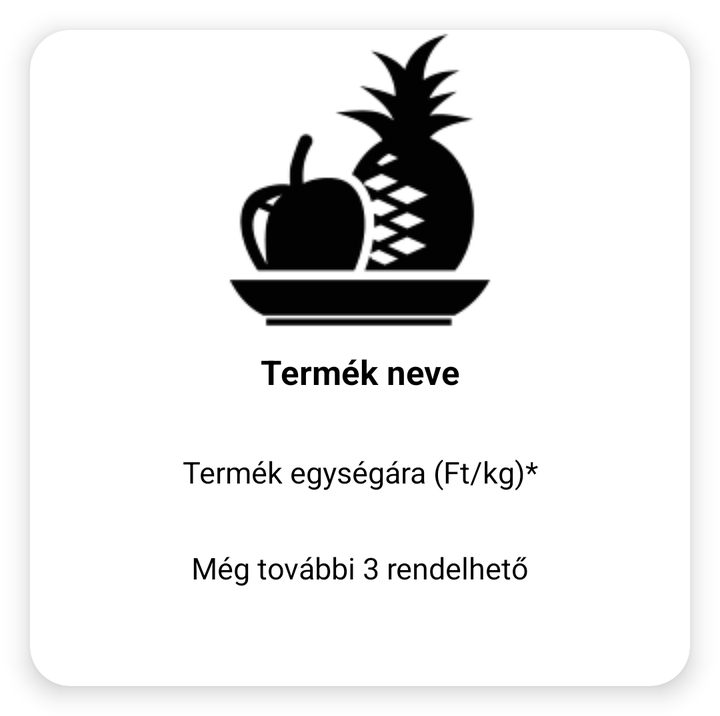
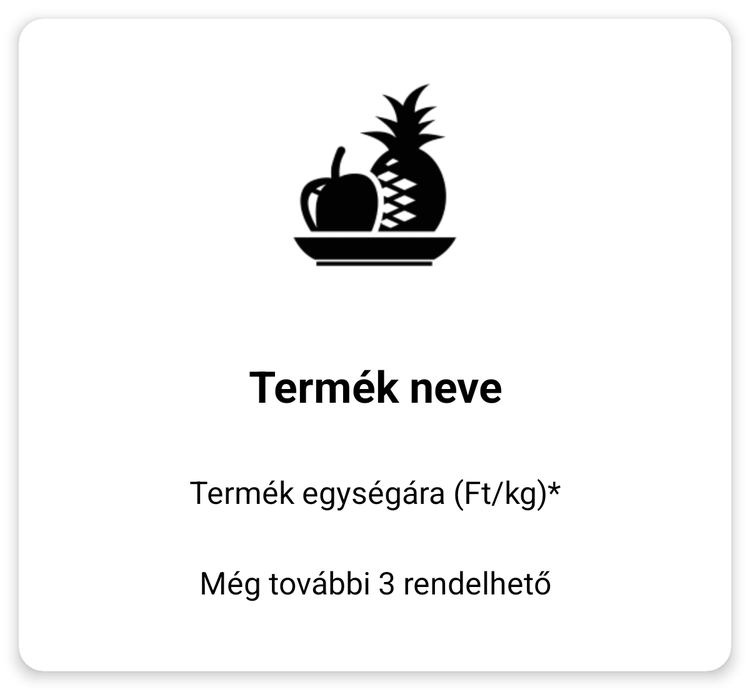

One screen, two layout resources from the same app: the default and the repository's alternative for another configuration. Each is rendered where Android would select it; the XML of both is given below.
<!-- AndroidManifest.xml: application theme Theme.Zoldseges -->
<!-- res/layout/product_display_for_costumers.xml -->
<?xml version="1.0" encoding="utf-8"?>
<LinearLayout xmlns:android="http://schemas.android.com/apk/res/android"
    xmlns:app="http://schemas.android.com/apk/res-auto"
    android:layout_width="match_parent"
    android:layout_height="wrap_content"
    android:orientation="horizontal">

    <androidx.cardview.widget.CardView
        android:id="@+id/termekCardVasarloknak"
        android:layout_width="match_parent"
        android:layout_height="wrap_content"
        android:layout_gravity="center"
        android:layout_margin="15dp"
        android:clickable="true"
        android:focusable="true"
        app:cardCornerRadius="20dp"
        app:cardElevation="7dp">

        <RelativeLayout
            android:id="@+id/progressTermekKepLayout"
            android:layout_width="150dp"
            android:layout_height="150dp"
            android:layout_gravity="top|center"
            android:visibility="gone">

            <ProgressBar
                style="?android:attr/progressBarStyle"
                android:layout_width="wrap_content"

                android:layout_height="wrap_content"
                android:layout_alignParentTop="true"
                android:layout_centerHorizontal="true"
                android:layout_marginTop="40dp"
                android:animateLayoutChanges="true" />

            <TextView
                android:layout_width="wrap_content"
                android:layout_height="50dp"
                android:layout_alignParentBottom="true"
                android:layout_centerHorizontal="true"
                android:layout_centerVertical="true"
                android:animateLayoutChanges="true"
                android:text="@string/betoltes"
                android:textAlignment="center"
                android:textSize="15sp" />
        </RelativeLayout>

        <LinearLayout
            android:layout_width="match_parent"
            android:layout_height="match_parent"
            android:orientation="vertical">

            <ImageView
                android:id="@+id/termekKepeVasarloknak"
                android:layout_width="match_parent"
                android:layout_height="150dp"
                android:layout_gravity="center_horizontal|center_vertical"
                android:adjustViewBounds="true"
                android:contentDescription="@string/termek_kepe"
                android:scaleType="center"
                app:srcCompat="@drawable/standard_item_picture" />

            <LinearLayout
                android:layout_width="match_parent"
                android:layout_height="match_parent"
                android:orientation="vertical">

                <TextView
                    android:id="@+id/termekNeveVasarloknak"
                    android:layout_width="match_parent"
                    android:layout_height="wrap_content"
                    android:gravity="center"
                    android:lines="2"
                    android:text="@string/termek_neve_card_view"
                    android:textColor="@color/black"
                    android:textSize="17sp"
                    android:textStyle="bold" />

                <TextView
                    android:id="@+id/termekAraVasarloknak"
                    android:layout_width="match_parent"
                    android:layout_height="wrap_content"
                    android:layout_marginTop="10dp"
                    android:gravity="center"
                    android:lines="2"
                    android:text="@string/termek_egysegara_kg"
                    android:textColor="@color/black"
                    android:textSize="15sp" />

                <TextView
                    android:id="@+id/termekKeszletVasarloknak"
                    android:layout_width="match_parent"
                    android:layout_height="wrap_content"
                    android:layout_marginTop="10dp"
                    android:layout_marginBottom="40dp"
                    android:gravity="center"
                    android:lines="2"
                    android:text="Még további 3 rendelhető"
                    android:textColor="@color/black"
                    android:textSize="15sp" />

            </LinearLayout>
        </LinearLayout>


    </androidx.cardview.widget.CardView>

</LinearLayout>
<!-- resources referenced by this layout -->
<resources>
  <color name="black">#FF000000</color>
  <!-- drawable standard_item_picture: png bitmap (drawable, 6135 bytes) -->
  <string name="betoltes">Betöltés...</string>
  <string name="termek_egysegara_kg">Termék egységára (Ft/kg)*</string>
  <string name="termek_kepe">Termék képe</string>
  <string name="termek_neve_card_view">Termék neve</string>
  <style name="Theme.Zoldseges" parent="Theme.MaterialComponents.DayNight.DarkActionBar">
          
          <item name="colorPrimary">@color/purple_500</item>
          <item name="colorPrimaryVariant">@color/purple_700</item>
          <item name="colorOnPrimary">@color/white</item>
          
          <item name="colorSecondary">@color/teal_200</item>
          <item name="colorSecondaryVariant">@color/teal_700</item>
          <item name="colorOnSecondary">@color/black</item>
          
          <item name="android:statusBarColor">?attr/colorPrimaryVariant</item>
          
          <item name="titleTextColor">#FFF</item>
      </style>
  <color name="purple_500">#70A0C6</color>
  <color name="purple_700">#446F91</color>
  <color name="white">#FFFFFFFF</color>
  <color name="teal_200">#FF03DAC5</color>
  <color name="teal_700">#FF018786</color>
</resources>
<!-- res/layout-sw600dp/product_display_for_costumers.xml (the repository's variant of the layout above) -->
<!-- drawn on a 7-inch tablet held upright -->
<?xml version="1.0" encoding="utf-8"?>
<LinearLayout xmlns:android="http://schemas.android.com/apk/res/android"
    xmlns:app="http://schemas.android.com/apk/res-auto"
    android:layout_width="match_parent"
    android:layout_height="wrap_content"
    android:orientation="horizontal">

    <androidx.cardview.widget.CardView
        android:id="@+id/termekCardVasarloknak"
        android:layout_width="match_parent"
        android:layout_height="wrap_content"
        android:layout_gravity="center"
        android:layout_margin="15dp"
        android:clickable="true"
        android:focusable="true"
        app:cardCornerRadius="20dp"
        app:cardElevation="7dp">

        <RelativeLayout
            android:id="@+id/progressTermekKepLayout"
            android:layout_width="250dp"
            android:layout_height="250dp"
            android:layout_gravity="top|center"
            android:visibility="gone">

            <ProgressBar
                android:id="@+id/progress2"
                style="?android:attr/progressBarStyle"
                android:layout_width="wrap_content"
                android:layout_height="wrap_content"
                android:layout_alignParentTop="true"
                android:layout_centerHorizontal="true"
                android:layout_marginTop="40dp"
                android:animateLayoutChanges="true" />

            <TextView
                android:layout_width="wrap_content"
                android:layout_height="wrap_content"
                android:layout_above="@+id/progress2"
                android:layout_alignParentBottom="true"
                android:layout_centerHorizontal="true"
                android:layout_centerVertical="true"
                android:layout_marginBottom="80dp"
                android:animateLayoutChanges="true"
                android:text="@string/betoltes"
                android:textAlignment="center"
                android:textSize="30sp" />
        </RelativeLayout>

        <LinearLayout
            android:layout_width="match_parent"
            android:layout_height="match_parent"
            android:orientation="vertical">

            <ImageView
                android:id="@+id/termekKepeVasarloknak"
                android:layout_width="match_parent"
                android:layout_height="250dp"
                android:layout_gravity="center_horizontal|center_vertical"
                android:adjustViewBounds="true"
                android:contentDescription="@string/termek_kepe"
                android:scaleType="center"
                app:srcCompat="@drawable/standard_item_picture" />

            <LinearLayout
                android:layout_width="match_parent"
                android:layout_height="match_parent"
                android:orientation="vertical">

                <TextView
                    android:id="@+id/termekNeveVasarloknak"
                    android:layout_width="match_parent"
                    android:layout_height="wrap_content"
                    android:gravity="center"
                    android:lines="2"
                    android:text="@string/termek_neve_card_view"
                    android:textColor="@color/black"
                    android:textSize="35sp"
                    android:textStyle="bold" />

                <TextView
                    android:id="@+id/termekAraVasarloknak"
                    android:layout_width="match_parent"
                    android:layout_height="wrap_content"
                    android:layout_marginTop="10dp"
                    android:gravity="center"
                    android:lines="2"
                    android:text="@string/termek_egysegara_kg"
                    android:textColor="@color/black"
                    android:textSize="25sp" />

                <TextView
                    android:id="@+id/termekKeszletVasarloknak"
                    android:layout_width="match_parent"
                    android:layout_height="wrap_content"
                    android:layout_marginTop="10dp"
                    android:layout_marginBottom="40dp"
                    android:gravity="center"
                    android:lines="2"
                    android:text="Még további 3 rendelhető"
                    android:textColor="@color/black"
                    android:textSize="25sp" />

            </LinearLayout>
        </LinearLayout>


    </androidx.cardview.widget.CardView>

</LinearLayout>
